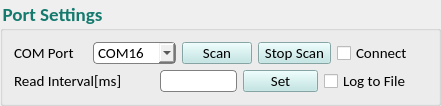
           <widget class="QGroupBox" name="ConConf_5">
            <property name="sizePolicy">
             <sizepolicy hsizetype="Fixed" vsizetype="Fixed">
              <horstretch>0</horstretch>
              <verstretch>0</verstretch>
             </sizepolicy>
            </property>
            <property name="minimumSize">
             <size>
              <width>441</width>
              <height>102</height>
             </size>
            </property>
            <property name="maximumSize">
             <size>
              <width>16777215</width>
              <height>16777215</height>
             </size>
            </property>
            <property name="font">
             <font>
              <family>Calibri</family>
              <pointsize>14</pointsize>
              <weight>75</weight>
              <bold>true</bold>
              <kerning>true</kerning>
             </font>
            </property>
            <property name="styleSheet">
             <string notr="true">color: #157A6E;
background:none;</string>
            </property>
            <property name="title">
             <string>Port Settings</string>
            </property>
            <layout class="QGridLayout" name="gridLayout_29">
             <item row="0" column="0">
              <layout class="QGridLayout" name="gridLayout_69">
               <item row="0" column="1">
                <widget class="QComboBox" name="PortComboBox">
                 <property name="sizePolicy">
                  <sizepolicy hsizetype="Fixed" vsizetype="Fixed">
                   <horstretch>0</horstretch>
                   <verstretch>0</verstretch>
                  </sizepolicy>
                 </property>
                 <property name="minimumSize">
                  <size>
                   <width>69</width>
                   <height>22</height>
                  </size>
                 </property>
                 <property name="maximumSize">
                  <size>
                   <width>90</width>
                   <height>22</height>
                  </size>
                 </property>
                 <property name="sizeIncrement">
                  <size>
                   <width>0</width>
                   <height>0</height>
                  </size>
                 </property>
                 <property name="font">
                  <font>
                   <family>Calibri</family>
                   <pointsize>11</pointsize>
                   <weight>50</weight>
                   <bold>false</bold>
                   <strikeout>false</strikeout>
                  </font>
                 </property>
                 <property name="cursor">
                  <cursorShape>ArrowCursor</cursorShape>
                 </property>
                 <property name="styleSheet">
                  <string notr="true">border: 1px solid gray;
border-radius: 4px;
color: rgb(0, 0, 0);</string>
                 </property>
                 <item>
                  <property name="text">
                   <string>COM16</string>
                  </property>
                 </item>
                </widget>
               </item>
               <item row="0" column="4">
                <widget class="QCheckBox" name="PortConnect">
                 <property name="sizePolicy">
                  <sizepolicy hsizetype="Fixed" vsizetype="Fixed">
                   <horstretch>0</horstretch>
                   <verstretch>0</verstretch>
                  </sizepolicy>
                 </property>
                 <property name="minimumSize">
                  <size>
                   <width>90</width>
                   <height>22</height>
                  </size>
                 </property>
                 <property name="maximumSize">
                  <size>
                   <width>110</width>
                   <height>22</height>
                  </size>
                 </property>
                 <property name="font">
                  <font>
                   <family>Calibri</family>
                   <pointsize>11</pointsize>
                   <weight>50</weight>
                   <bold>false</bold>
                  </font>
                 </property>
                 <property name="styleSheet">
                  <string notr="true">color: rgb(0, 0, 0);</string>
                 </property>
                 <property name="text">
                  <string>Connect</string>
                 </property>
                </widget>
               </item>
               <item row="0" column="0">
                <widget class="QLabel" name="PortL_2">
                 <property name="sizePolicy">
                  <sizepolicy hsizetype="Fixed" vsizetype="Fixed">
                   <horstretch>0</horstretch>
                   <verstretch>0</verstretch>
                  </sizepolicy>
                 </property>
                 <property name="minimumSize">
                  <size>
                   <width>70</width>
                   <height>18</height>
                  </size>
                 </property>
                 <property name="maximumSize">
                  <size>
                   <width>73</width>
                   <height>18</height>
                  </size>
                 </property>
                 <property name="font">
                  <font>
                   <family>Calibri</family>
                   <pointsize>11</pointsize>
                   <weight>50</weight>
                   <bold>false</bold>
                  </font>
                 </property>
                 <property name="styleSheet">
                  <string notr="true">color: rgb(0, 0, 0);</string>
                 </property>
                 <property name="text">
                  <string>COM Port</string>
                 </property>
                </widget>
               </item>
               <item row="0" column="2">
                <widget class="QPushButton" name="sensorScanbtn">
                 <property name="sizePolicy">
                  <sizepolicy hsizetype="Fixed" vsizetype="Fixed">
                   <horstretch>0</horstretch>
                   <verstretch>0</verstretch>
                  </sizepolicy>
                 </property>
                 <property name="minimumSize">
                  <size>
                   <width>70</width>
                   <height>22</height>
                  </size>
                 </property>
                 <property name="maximumSize">
                  <size>
                   <width>70</width>
                   <height>22</height>
                  </size>
                 </property>
                 <property name="font">
                  <font>
                   <family>Calibri</family>
                   <pointsize>11</pointsize>
                   <weight>50</weight>
                   <bold>false</bold>
                   <kerning>true</kerning>
                  </font>
                 </property>
                 <property name="cursor">
                  <cursorShape>PointingHandCursor</cursorShape>
                 </property>
                 <property name="styleSheet">
                  <string notr="true">background-color:#BBE6E4;color: rgb(0, 0, 0);</string>
                 </property>
                 <property name="text">
                  <string>Scan</string>
                 </property>
                </widget>
               </item>
               <item row="0" column="3">
                <widget class="QPushButton" name="stopSensorScan">
                 <property name="sizePolicy">
                  <sizepolicy hsizetype="Preferred" vsizetype="Fixed">
                   <horstretch>0</horstretch>
                   <verstretch>0</verstretch>
                  </sizepolicy>
                 </property>
                 <property name="minimumSize">
                  <size>
                   <width>73</width>
                   <height>22</height>
                  </size>
                 </property>
                 <property name="maximumSize">
                  <size>
                   <width>73</width>
                   <height>22</height>
                  </size>
                 </property>
                 <property name="font">
                  <font>
                   <family>Calibri</family>
                   <pointsize>11</pointsize>
                   <weight>50</weight>
                   <bold>false</bold>
                   <kerning>true</kerning>
                  </font>
                 </property>
                 <property name="cursor">
                  <cursorShape>PointingHandCursor</cursorShape>
                 </property>
                 <property name="styleSheet">
                  <string notr="true">background-color:#BBE6E4;color: rgb(0, 0, 0);</string>
                 </property>
                 <property name="text">
                  <string>Stop Scan</string>
                 </property>
                </widget>
               </item>
              </layout>
             </item>
             <item row="1" column="0">
              <layout class="QGridLayout" name="gridLayout_70">
               <item row="0" column="1">
                <widget class="QLineEdit" name="IntervalLine">
                 <property name="sizePolicy">
                  <sizepolicy hsizetype="Fixed" vsizetype="Fixed">
                   <horstretch>0</horstretch>
                   <verstretch>0</verstretch>
                  </sizepolicy>
                 </property>
                 <property name="minimumSize">
                  <size>
                   <width>77</width>
                   <height>22</height>
                  </size>
                 </property>
                 <property name="maximumSize">
                  <size>
                   <width>77</width>
                   <height>22</height>
                  </size>
                 </property>
                 <property name="font">
                  <font>
                   <family>Calibri</family>
                   <pointsize>11</pointsize>
                   <weight>50</weight>
                   <bold>false</bold>
                  </font>
                 </property>
                 <property name="styleSheet">
                  <string notr="true">color: rgb(0, 0, 0);
border: 1px solid gray;
border-radius: 4px;</string>
                 </property>
                </widget>
               </item>
               <item row="0" column="2">
                <widget class="QPushButton" name="IntervalSetButton">
                 <property name="sizePolicy">
                  <sizepolicy hsizetype="Fixed" vsizetype="Fixed">
                   <horstretch>0</horstretch>
                   <verstretch>0</verstretch>
                  </sizepolicy>
                 </property>
                 <property name="minimumSize">
                  <size>
                   <width>75</width>
                   <height>22</height>
                  </size>
                 </property>
                 <property name="maximumSize">
                  <size>
                   <width>75</width>
                   <height>22</height>
                  </size>
                 </property>
                 <property name="font">
                  <font>
                   <family>Calibri</family>
                   <pointsize>11</pointsize>
                   <weight>50</weight>
                   <bold>false</bold>
                  </font>
                 </property>
                 <property name="cursor">
                  <cursorShape>PointingHandCursor</cursorShape>
                 </property>
                 <property name="styleSheet">
                  <string notr="true">background-color:#BBE6E4;color: rgb(0, 0, 0);</string>
                 </property>
                 <property name="text">
                  <string>Set</string>
                 </property>
                </widget>
               </item>
               <item row="0" column="0">
                <widget class="QLabel" name="ReadIntL_2">
                 <property name="sizePolicy">
                  <sizepolicy hsizetype="Fixed" vsizetype="Fixed">
                   <horstretch>0</horstretch>
                   <verstretch>0</verstretch>
                  </sizepolicy>
                 </property>
                 <property name="minimumSize">
                  <size>
                   <width>140</width>
                   <height>18</height>
                  </size>
                 </property>
                 <property name="maximumSize">
                  <size>
                   <width>150</width>
                   <height>18</height>
                  </size>
                 </property>
                 <property name="font">
                  <font>
                   <family>Calibri</family>
                   <pointsize>11</pointsize>
                   <weight>50</weight>
                   <bold>false</bold>
                  </font>
                 </property>
                 <property name="styleSheet">
                  <string notr="true">color: rgb(0, 0, 0);</string>
                 </property>
                 <property name="text">
                  <string>Read Interval[ms]</string>
                 </property>
                </widget>
               </item>
               <item row="0" column="3">
                <widget class="QCheckBox" name="logFileState">
                 <property name="sizePolicy">
                  <sizepolicy hsizetype="Fixed" vsizetype="Fixed">
                   <horstretch>0</horstretch>
                   <verstretch>0</verstretch>
                  </sizepolicy>
                 </property>
                 <property name="minimumSize">
                  <size>
                   <width>86</width>
                   <height>22</height>
                  </size>
                 </property>
                 <property name="maximumSize">
                  <size>
                   <width>130</width>
                   <height>22</height>
                  </size>
                 </property>
                 <property name="font">
                  <font>
                   <family>Calibri</family>
                   <pointsize>11</pointsize>
                   <weight>50</weight>
                   <bold>false</bold>
                   <kerning>true</kerning>
                  </font>
                 </property>
                 <property name="styleSheet">
                  <string notr="true">color: rgb(0, 0, 0);</string>
                 </property>
                 <property name="text">
                  <string>Log to File</string>
                 </property>
                </widget>
               </item>
              </layout>
             </item>
            </layout>
           </widget>
